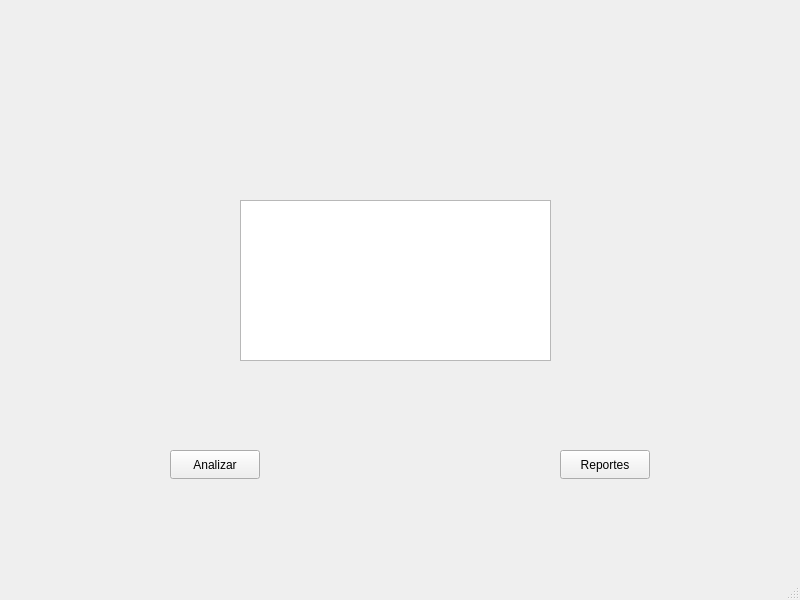
<?xml version="1.0" encoding="UTF-8"?>
<ui version="4.0">
 <class>MainWindow</class>
 <widget class="QMainWindow" name="MainWindow">
  <property name="geometry">
   <rect>
    <x>0</x>
    <y>0</y>
    <width>800</width>
    <height>600</height>
   </rect>
  </property>
  <property name="windowTitle">
   <string>MainWindow</string>
  </property>
  <widget class="QWidget" name="centralwidget">
   <widget class="QPlainTextEdit" name="plainTextEdit">
    <property name="geometry">
     <rect>
      <x>240</x>
      <y>200</y>
      <width>311</width>
      <height>161</height>
     </rect>
    </property>
   </widget>
   <widget class="QPushButton" name="pushButton">
    <property name="geometry">
     <rect>
      <x>170</x>
      <y>450</y>
      <width>90</width>
      <height>29</height>
     </rect>
    </property>
    <property name="text">
     <string>Analizar</string>
    </property>
   </widget>
   <widget class="QPushButton" name="pushButton_2">
    <property name="geometry">
     <rect>
      <x>560</x>
      <y>450</y>
      <width>90</width>
      <height>29</height>
     </rect>
    </property>
    <property name="text">
     <string>Reportes</string>
    </property>
   </widget>
  </widget>
  <widget class="QMenuBar" name="menubar">
   <property name="geometry">
    <rect>
     <x>0</x>
     <y>0</y>
     <width>800</width>
     <height>25</height>
    </rect>
   </property>
  </widget>
  <widget class="QStatusBar" name="statusbar"/>
 </widget>
 <resources/>
 <connections/>
</ui>
